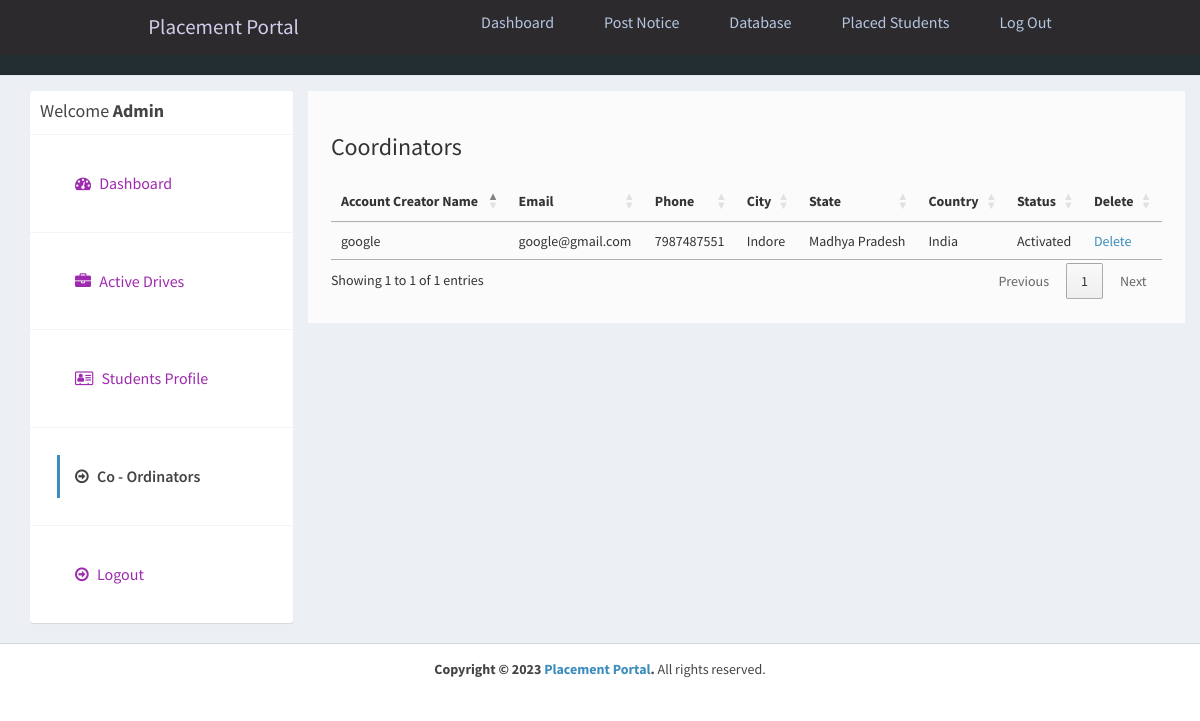
/admin/companies.php (signed in), run on the app's committed database.
### tables this page shows
CREATE TABLE `company` (
  `id_company` int(11) NOT NULL AUTO_INCREMENT,
  `name` varchar(255) NOT NULL,
  `companyname` varchar(255) NOT NULL,
  `country` varchar(255) NOT NULL,
  `state` varchar(255) NOT NULL,
  `city` varchar(255) NOT NULL,
  `contactno` varchar(255) NOT NULL,
  `website` varchar(255) NOT NULL,
  `email` varchar(255) NOT NULL,
  `password` varchar(255) NOT NULL,
  `aboutme` varchar(255) DEFAULT NULL,
  `logo` varchar(255) NOT NULL,
  `createdAt` timestamp NOT NULL DEFAULT current_timestamp(),
  `active` int(11) NOT NULL DEFAULT 2,
  PRIMARY KEY (`id_company`),
  UNIQUE KEY `email` (`email`)
);

### admin/companies.php (the view, shortened to what this page needs)
<?php
require_once("../db.php");
?>
<!DOCTYPE html>
<html>
<head>
  <link rel="stylesheet" href="https://cdnjs.cloudflare.com/ajax/libs/twitter-bootstrap/3.3.7/css/bootstrap.min.css">
  <link rel="stylesheet" href="https://cdnjs.cloudflare.com/ajax/libs/font-awesome/4.7.0/css/font-awesome.min.css">
  <link rel="stylesheet" href="https://cdnjs.cloudflare.com/ajax/libs/ionicons/2.0.1/css/ionicons.min.css">
  <link rel="stylesheet" href="https://cdn.datatables.net/1.10.15/css/jquery.dataTables.min.css">
  <link rel="stylesheet" href="../css/AdminLTE.min.css">
  <link rel="stylesheet" href="../css/_all-skins.min.css">
  <link rel="stylesheet" href="../css/custom.css">
</head>
<body class="hold-transition skin-green sidebar-mini">
  <div class="wrapper">
    <?php
    include 'header.php';
    ?>
    <div class="content-wrapper" style="margin-left: 0px;">
      <section id="candidates" class="content-header">
        <div class="container">
          <div class="row">
            <div class="col-md-3">
              <div class="box box-solid">
                <div class="box-header with-border">
                  <h3 class="box-title">Welcome <b>Admin</b></h3>
                </div>
                <div class="box-body no-padding">
                  <ul class="nav nav-pills nav-stacked">
                    <li><a href="dashboard.php"><i class="fa fa-dashboard"></i> Dashboard</a></li>
                    <li><a href="active-jobs.php"><i class="fa fa-briefcase"></i> Active Drives</a></li>
                    <li><a href="applications.php"><i class="fa fa-address-card-o"></i> Students Profile</a></li>
                    <li class="active"><a href="companies.php"><i class="fa fa-arrow-circle-o-right"></i> Co - Ordinators</a></li>
                    <li><a href="../logout.php"><i class="fa fa-arrow-circle-o-right"></i> Logout</a></li>
                  </ul>
                </div>
              </div>
            </div>
            <div class="col-md-9 bg-white padding-2">
              <h3>Coordinators</h3>
              <div class="row margin-top-20">
                <div class="col-md-12">
                  <div class="box-body table-responsive no-padding">
                    <table id="example2" class="table table-hover">
                      <thead>
                        <th>Account Creator Name</th>
                        <th>Email</th>
                        <th>Phone</th>
                        <th>City</th>
                        <th>State</th>
                        <th>Country</th>
                        <th>Status</th>
                        <th>Delete</th>
                      </thead>
                      <tbody>
                        <?php
                        $sql = "SELECT * FROM company";
                        $result = $conn->query($sql);
                        if ($result->num_rows > 0) {
                          while ($row = $result->fetch_assoc()) {
                        ?>
                            <tr>
                              <td><?php echo $row['name']; ?></td>
                              <td><?php echo $row['email']; ?></td>
                              <td><?php echo $row['contactno']; ?></td>
                              <td><?php echo $row['city']; ?></td>
                              <td><?php echo $row['state']; ?></td>
                              <td><?php echo $row['country']; ?></td>
                              <td>
                                <?php
                                if ($row['active'] == '1') {
                                  echo "Activated";
                                } else if ($row['active'] == '2') {
                                ?>
                                  <a href="reject-company.php?id=<?php echo $row['id_company']; ?>">Reject</a> <a href="approve-company.php?id=<?php echo $row['id_company']; ?>">Approve</a>
                                <?php
                                } else if ($row['active'] == '3') {
                                ?>
                                  <a href="approve-company.php?id=<?php echo $row['id_company']; ?>">Reactivate</a>
                                <?php
                                } else if ($row['active'] == '0') {
                                  echo "Rejected";
                                }
                                ?>
                              </td>
                              <td><a href="delete-company.php?id=<?php echo $row['id_company']; ?>">Delete</a></td>
                            </tr>
                        <?php
                          }
                        }
                        ?>
                      </tbody>
                    </table>
                  </div>
                </div>
              </div>
            </div>
          </div>
        </div>
      </section>
    </div>
    <footer class="main-footer" style="margin-left: 0px;">
      <div class="text-center">
        <strong>Copyright &copy; 2023 <a href="learningfromscratch.online">Placement Portal</a>.</strong> All rights
        reserved.
      </div>
    </footer>
  </div>
</body>
</html>

### css/custom.css (style rules this page uses)
.margin-top-20 { margin-top: 20px; }
.padding-2 { padding: 2%; }
.bg-white { background-color:#fbfbfb; margin-left: 0%; }
.box { font-size: medium; font-family: sans-serif; }
li { color: aqua; }

### admin/header.php (style rules this page uses)
* { margin: 0; padding: 0; box-sizing: border-box; }
html { font-size: 62.5%; font-family: 'Roboto', sans-serif; }
li { list-style: none; }
a { text-decoration: none; }

### data on the page
company: name "google", email "google@gmail.com", contactno "7987487551", city "Indore", state "Madhya Pradesh", country "India", active "Activated"
